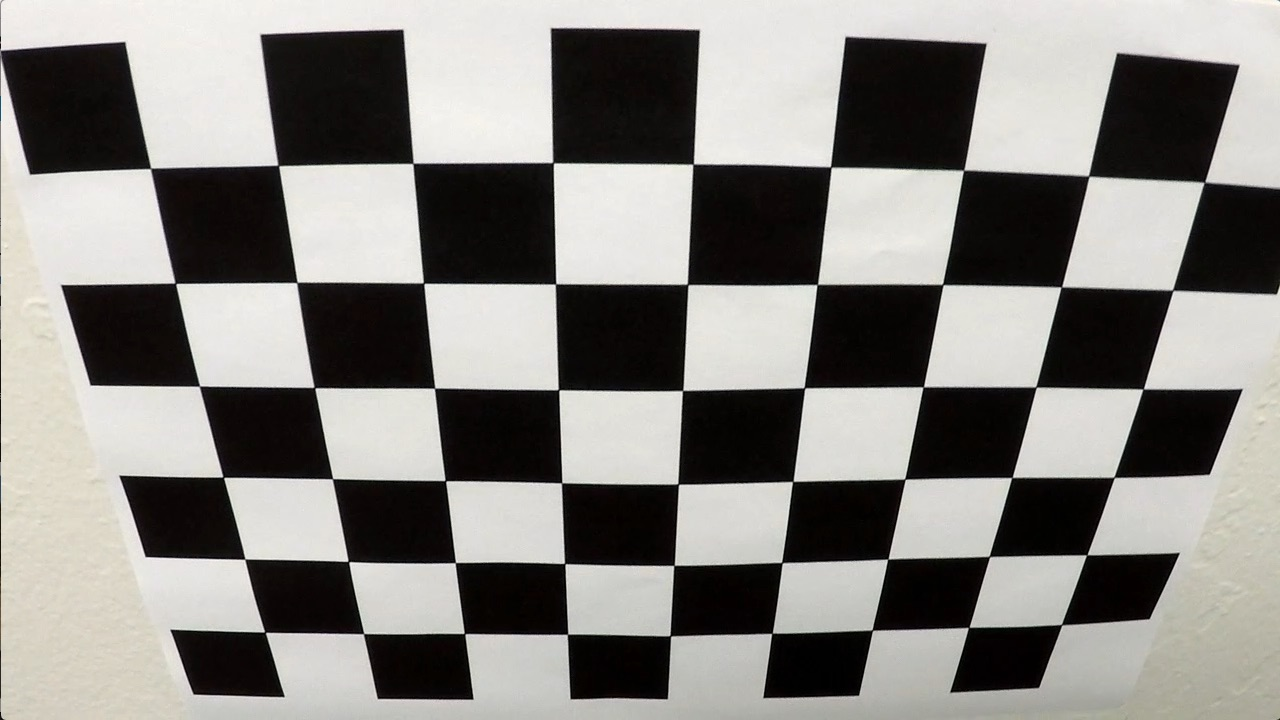
#> input picture camera_cal/calibration2.jpg, 1280 x 720 px
$ jupyter execute --allow-errors Lane_detection_pipline.ipynb   (shell and % lines are left out)
#> lines starting #> are read from the running program, lines starting #| are printed output that depends on the picture; after the words box and inside, x2 and y2 are one past the last pixel; in counts of white or black regions, pixels touching at a corner belong together
[cell 1]
# IMPORT relevant modules
import matplotlib.pyplot as plt
import matplotlib.image as mpimg
import numpy as np
import cv2
import glob
import time
import os
import logging
import argparse
import sys
import math
import imageio
from moviepy.editor import VideoFileClip
from IPython.display import HTML
#imageio.plugins.ffmpeg.download()


PREV_LEFT_SLOPE = 0
PREV_RIGHT_SLOPE = 0
PREV_LEFT_POINTS = [0,0,0]
PREV_RIGHT_POINTS = [0,0,0]

def reset_vars():
    global PREV_LEFT_SLOPE
    global PREV_RIGHT_SLOPE
    global PREV_LEFT_POINTS
    global PREV_RIGHT_POINTS

    PREV_LEFT_SLOPE = 0
    PREV_RIGHT_SLOPE = 0
    PREV_LEFT_POINTS = [0,0,0]
    PREV_RIGHT_POINTS = [0,0,0]

[cell 2]
def camera_cal(folder,file,pattern_x,pattern_y,square_size):

    # pattern_x = 10
    # pattern_y = 7
    # square_size = 1

    pattern_size = (pattern_x -1, pattern_y - 1)
    pattern_points = np.zeros((np.prod(pattern_size), 3), np.float32)
    pattern_points[:, :2] = np.indices(pattern_size).T.reshape(-1, 2)
    pattern_points *= square_size

    obj_points = []
    img_points = []
    h, w = 0, 0
    img_names_undistort = []

    # create image list
    images = glob.glob('./'+folder+'/'+file+'*'+'.jpg')
    out_path = glob.glob('./'+folder+'/')
    out = False

    for fn in images:
        #print('processing %s... ' % fn, end='')
        img = cv2.imread(fn)
        if img is None:
            #print("Failed to load", fn)
            continue
        h, w = img.shape[:2]
        gray = cv2.cvtColor(img,cv2.COLOR_BGR2GRAY)

        ret, corners = cv2.findChessboardCorners(gray, pattern_size)
        if ret:
            term = (cv2.TERM_CRITERIA_EPS + cv2.TERM_CRITERIA_COUNT, 30, 0.1)
            cv2.cornerSubPix(gray, corners, (5, 5), (-1, -1), term)
            img_points.append(corners)
            #.reshape(-1, 2)
            obj_points.append(pattern_points)

        if out:
            cv2.drawChessboardCorners(vis, pattern_size, corners, found)
            outfile = glog.glob(out_path+file+'_chess.png')
            cv2.imwrite(outfile, vis)
            if found:
                img_names_undistort.append(outfile)
        if not ret:
            #print('chessboard not found')
            continue

    #print('ok')

    # calculate camera distortion
    rms, camera_matrix, dist_coefs, rvecs, tvecs = cv2.calibrateCamera(obj_points, img_points, (w, h), None, None)

    # [4 lines of commented-out code are left out]

    return(camera_matrix,dist_coefs)

def undistort_1(image, camera_matrix, dist_coefs):
    image = cv2.undistort(image,camera_matrix,dist_coefs)
    return(image)

def undistort_2(image,camera_matrix, dist_coefs):
    h,w =image.shape[:2]
    newcameramtx, roi = cv2.getOptimalNewCameraMatrix(camera_matrix, dist_coefs, (w, h), 1, (w, h))
    undst = cv2.undistort(image, camera_matrix, dist_coefs, None, newcameramtx)
    x, y, w, h = roi
    undst = undst[y:y+h, x:x+w]
    return(undst)

[cell 3]
# CALL CAMERA CALIBRATION FUNCTION
camera_matrix, dist_coefs = camera_cal('camera_cal','calibration',10,7,1)
#> in camera_cal, img is the input picture: shape (720, 1280, 3); mean B, G, R 128.5, 132.4, 134.4
#> in camera_cal, `ret, corners = cv2.findChessboardCorners(gray, pattern_size)`: ret = True; corners = 54 rows, first 8: [150.6, 168.4], [278.3, 165.4], [412.9, 163.5], [553, 162.6], [693.2, 164.2], [830.6, 166.9], [963.5, 170.4], [1088.6, 176.1]
#> in camera_cal, `rms, camera_matrix, dist_coefs, rvecs, tvecs = cv2.calibrateCamera(obj..`: rms = 0.87; camera_matrix = [[789.5, 0, 646.7], [0, 757.7, 209.8], [0, 0, 1]]; dist_coefs = [[-0.159, 0.0709, 0.0216, 0.00271, -0.00392]]; rvecs = ([0.402, -0.0326, 0.0155],); tvecs = ([-3.67, -0.374, 5.45],)
#> camera_matrix = [[789.5, 0, 646.7], [0, 757.7, 209.8], [0, 0, 1]]; dist_coefs = [[-0.159, 0.0709, 0.0216, 0.00271, -0.00392]]

[cell 4]
# TEST DISTORTION CORRECTION

distorted_image = mpimg.imread("./camera_cal/calibration2.jpg")
corrected1 = undistort_1(distorted_image, camera_matrix, dist_coefs)
corrected2 = undistort_2(distorted_image, camera_matrix, dist_coefs)
#> in undistort_2, `newcameramtx, roi = cv2.getOptimalNewCameraMatrix(camera_matrix, dist_..`: newcameramtx = [[707.3, 0, 653.3], [0, 697.7, 233.5], [0, 0, 1]]; roi = (27, 34, 1227, 675)
#> in undistort_2, `undst = cv2.undistort(image, camera_matrix, dist_coefs, None, newcamer..`:
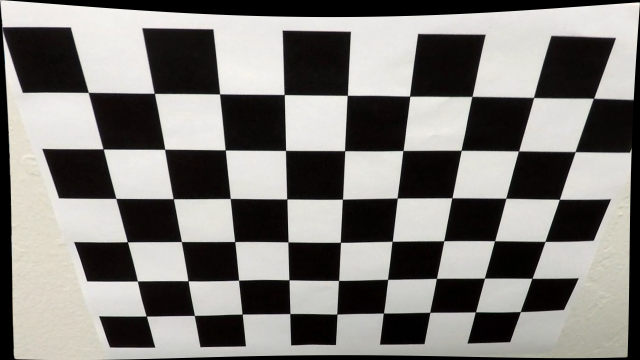
#> undst: shape (720, 1280, 3) (shown at 1/2 size); mean R, G, B 127, 125.1, 121.5
#> in undistort_2, `x, y, w, h = roi`: x = 27; y = 34; w = 1227; h = 675


#> (the rest of this cell did not finish here and is left out)

[cell 5]
def warper(image, src, dst):

    # Compute and apply perpective transform
    img_size = (image.shape[1], image.shape[0])
    M = cv2.getPerspectiveTransform(src, dst)
    warped = cv2.warpPerspective(image, M, img_size, flags=cv2.INTER_NEAREST)  # keep same size as input image

    return warped

[cell 6]
# [12 lines left out: function illuminationHSV, not called in this run]

def pre_process_canny(image):
    """
    Takes in an image and uses Canny Edge Detection
    """
    # PARAMETERS
    imshape = image.shape
    kernel_size = 5
    sigma_x = 5
    sigma_y = 30
    low_canny_threshold = 25
    high_canny_threshold = low_canny_threshold * 3


    # GRAYSCALE
    gray = cv2.cvtColor(image, cv2.COLOR_BGR2GRAY)
    #gray = illuminationHSV(image)

    #equalize HIST
    #gray2 = cv2.equalizeHist(gray)

    # GAUSSIAN BLUR
    smooth = cv2.GaussianBlur(gray, (kernel_size, kernel_size), sigma_x, sigma_y)

    # CANNY EDGES
    canny_edges = cv2.Canny(smooth, low_canny_threshold, high_canny_threshold)
    kernel = np.ones((5,5), np.uint8)
    edges = cv2.dilate(canny_edges, kernel, iterations=1)

    if len(np.nonzero(canny_edges)[0]) > 30000:
        edges = cv2.Canny(smooth, 75, 180, apertureSize=3)
    '''
    f, ((ax1, ax2)) = plt.subplots(1, 2, figsize=(12, 18))
    ax1.imshow(gray, cmap = 'Greys_r')
    ax1.set_title('grayscale', fontsize = 12)
    ax2.imshow(smooth, cmap = 'Greys_r')
    ax2.set_title('Gausian Blur', fontsize=12)
    '''

    return edges

[cell 7]
# [27 lines left out: function colorfilter, not called in this run]
'''
res = colorfilter(top_view)
plt.imshow(res,cmap = 'Greys_r')
'''

[cell 8]
#can_frm = pre_process_canny(undst)
#plt.imshow(can_frm,cmap='Greys_r')

[cell 9]
# [42 lines left out: function roi_mask, not called in this run]

[cell 10]
# line detection

def line_detect(roi_frm, prob_hough= True):

    h,w = roi_frm.shape   # height and width in pixels

    rho = 1             # distance resolution in pixels of the Hough grid
    theta = 1*np.pi/180 # angular resolution in radians of the Hough grid
    hough_threshold = 100      # minimum number of votes (intersections in Hough grid cell)
    min_line_length = 100 #minimum number of pixels making up a line
    max_line_gap = 15    # maximum gap in pixels between connectable line segments
    line_image = np.copy(orig_img)*0 # creating a blank to draw lines on

    #print(line_image.shape)


    # Run Probabilistic Hough Transform to extract line segments from Binary image.
    lines = cv2.HoughLinesP(roi_frm,rho,theta,hough_threshold,min_line_length,max_line_gap)

    #print('%d lines detect ...' % lines.shape[0],end='')

    y_max = h-20
    y_min = 0

    global PREV_LEFT_SLOPE, PREV_RIGHT_SLOPE, PREV_LEFT_POINTS, PREV_RIGHT_POINTS

    # DECLARE VARIABLES
    prev_weight = 0.9

    r_XY_arr = []
    r_Y_arr = []
    r_X_arr = []
    r_Slope_arr = []

    l_XY_arr = []
    l_Y_arr = []
    l_X_arr = []
    l_Slope_arr = []


    #print(' processing ...',end='')
    # Loop for every single line detected by Hough Transform

    for line in lines:
        for x1,y1,x2,y2 in line:
            dx = x2 - x1
            dy = y2 - y1
            slope, yint = np.polyfit((x1, x2), (y1, y2), 1)
            theta = np.abs(np.arctan2((y2-y1), (x2-x1)))
            angle = theta * (180/np.pi)
            #angle = np.arctan2(np.array(y2-y1,dtype=np.float32),np.array(x2-x1,dtype=np.float32)) * (180/np.pi)
            if abs(angle)>20:         #for removing horizontal lines
                #print (x1,y1,x2,y2,angle)
                #cv2.line(line_image,(x1,y1),(x2,y2),(0,255,0),2)
                # Right lane marking -> positive slope and in right half of the frame
                if x1 > 0.4*w and x2 > 0.4*w:
                    #print('right',x1,y1,x2,y2,angle)
                    r_Y_arr.extend([y1,y2])
                    r_X_arr.extend([x1,x2])
                    #r_XY_arr = np.append(r_XY_arr,[[x1,x2],[y1,y2]],1)
                    r_Slope_arr.append(slope)
                    #cv2.line(line_image,(x1,y1),(x2,y2),(0,0,255),10)
                # left lane marking -> negative slope and in left half of the frame
                elif x1 < 0.6*w and x2 < 0.6*w:
                    #print('left',x1,y1,x2,y2,angle)
                    l_Y_arr.extend([y1,y2])
                    l_X_arr.extend([x1,x2])
                    #l_XY_arr = np.append(l_XY_arr,[[x1,x2],[y1,y2]],1)
                    l_Slope_arr.append(slope)
                    #cv2.line(line_image,(x1,y1),(x2,y2),(0,0,255),10)

    r_XY_arr = np.array((r_X_arr, r_Y_arr))
    l_XY_arr = np.array((l_X_arr, l_Y_arr))
    data_lanes = np.array((l_Slope_arr,r_Slope_arr,l_XY_arr,r_XY_arr))

    # DRAW RIGHT LANE LINE
    if r_Y_arr:
        r_ind = r_Y_arr.index(min(r_Y_arr))
        r_x1 = r_X_arr[r_ind]
        r_y1 = r_Y_arr[r_ind]
        r_slope = np.median(r_Slope_arr)
        #print('R_slope=',r_slope)

        r_x_min = np.min(r_X_arr)
        r_x_max = np.max(r_X_arr)
        r_y_min = np.min(r_Y_arr)
        r_y_max = np.max(r_Y_arr)

        cv2.rectangle(line_image, (r_y_min,r_x_min-10), (r_y_max,r_x_max+10), [255,255,255], 10)

        #UPDATE SLOPE
        if PREV_RIGHT_SLOPE !=0:
            r_slope = r_slope + (PREV_RIGHT_SLOPE - r_slope) * prev_weight

        if r_slope < 0.15:
            r_x2 = r_x1;
        else:
            r_x2 = int(r_x1 + (y_max - r_y1) / r_slope)

        print('r_x2=',r_x2)

        # UPDATE REST OF THE COORDINATES
        if PREV_RIGHT_SLOPE !=0:
            r_x1 = int(r_x1 + (PREV_RIGHT_POINTS[0] - r_x1) * prev_weight)
            r_y1 = int(r_y1 + (PREV_RIGHT_POINTS[1] - r_y1) * prev_weight)
            r_x2 = int(r_x2 + (PREV_RIGHT_POINTS[2] - r_x2) * prev_weight)

        PREV_RIGHT_SLOPE = r_slope
        PREV_RIGHT_POINTS = [r_x1, r_y1, r_x2]
        print('Right',r_x1, r_y1, r_x2, y_max,r_slope)
        cv2.line(line_image, (r_x1, r_y1), (r_x2, y_max), (255,0,0), 15)
    else:
        print('No Right Lane!!!')


    # DRAW LEFT LANE LINE
    if l_Y_arr:
        l_ind = l_Y_arr.index(min(l_Y_arr))
        #l_ind = l_X_arr.index(max(l_X_arr))
        l_x1 = l_X_arr[l_ind]
        l_y1 = l_Y_arr[l_ind]
        #l_slope = np.median(l_Slope_arr)
        l_slope = np.average(l_Slope_arr)
        #print('l_slope=',l_slope)
        if PREV_LEFT_SLOPE !=0:
            l_slope = l_slope + (PREV_LEFT_SLOPE - l_slope) * prev_weight

        if l_slope < 0.15:
            l_x2 = l_x1
        else:
            l_x2 = int(l_x1 + (y_max - l_y1) / l_slope)

        print('l_x2=',l_x2)

        if PREV_LEFT_SLOPE !=0:
            l_x1 = int(l_x1 + (PREV_LEFT_POINTS[0] - l_x1) * prev_weight)
            l_y1 = int(l_y1 + (PREV_LEFT_POINTS[1] - l_y1) * prev_weight)
            l_x2 = int(l_x2 + (PREV_LEFT_POINTS[2] - l_x2) * prev_weight)

        PREV_LEFT_SLOPE = l_slope
        PREV_LEFT_POINTS = [l_x1, l_y1, l_x2]
        print('Left' ,l_x1, l_y1, l_x2, y_max,l_slope)
        cv2.line(line_image, (l_x1, l_y1), (l_x2, y_max), (255,0,0), 15)
    else:
        print('No Left Lane !!!')

    return(line_image,data_lanes)

[cell 11]
'''
# Create a "color" binary image to combine with line image
#color_edges = np.dstack((line_image, line_image, line_image))
line_image, data_lanes = line_detect(roi_frm, prob_hough= True)

# Draw the lines on the edge image
combo = cv2.addWeighted(line_image, 0.8, undst, 1, 0)
plt.imshow(combo)
'''

[cell 12]
## SELECTING POINTS BASED ON SLOPES
# [38 lines left out: function process_slopes, not called in this run]

[cell 13]
# [72 lines left out: function ransac, not called in this run]

[cell 14]
# PIPELINE
def pipeline(image,camera_matrix, dist_coefs, src, dst):
    print('Pipeline initiated ...')
    reset_vars()

    frame = np.copy(image)
    #orig_img = mpimg.imread(path)
    img_size = frame.shape

    corrected_img = undistort_1(frame, camera_matrix, dist_coefs)
    print('Distortion corrected')

    top_view = warper(corrected_img,src,dst)
    canny_edges = pre_process_canny(top_view)
    #lane_pixels = colorfilter(top_view)
    #roi_frm = roi_mask(canny_edges)

    print('Edges Detected')

    #print(canny_edges.dtype)
    #print(lane_pixels.dtype)
    hough_input = canny_edges #+lane_pixels

    line_image, data_lanes = line_detect(hough_input,True)

    print('Hough lines found')

    # Draw the lines on the edge image
    combo = cv2.addWeighted(line_image, 0.9, top_view, 1, 0)

    dist_view = warper(line_image,dst,src)
    # Draw the lines on the edge image
    combo_2 = cv2.addWeighted(dist_view, 0.9, corrected_img, 1, 0)

    print('... Pipeline complete!')

    # plt.imshow(roi_frm,cmap='Greys_r')

    f, ((ax1, ax2, ax3, ax4, ax5)) = plt.subplots(5, 1, figsize=(12, 18))
    ax1.imshow(orig_img)
    ax1.set_title('original image', fontsize = 12)
    ax2.imshow(top_view)
    ax2.set_title('IPM', fontsize=12)
    ax3.imshow(hough_input, cmap = 'Greys_r')
    ax3.set_title('Edges', fontsize=12)
    ax4.imshow(combo)
    ax4.set_title('Hough line', fontsize=12)
    ax5.imshow(combo_2)
    ax5.set_title('Hough line unwarped', fontsize=12)


    return(combo_2)

[cell 15]
# PARAMETERS

#path = glob.glob('./'+'test_images'+'/'+'test6.jpg')
path = '/Users/enterprise/Dev/Git/Lane-Detection/test_images/test6.jpg'

cal_images_path = 'camera_cal'
test_images_path = glob.glob('test_images/*.jpg')
output_image_path = 'output_images/Run_'
output_video_path = 'output_videos/Run_'


orig_img = mpimg.imread(path)
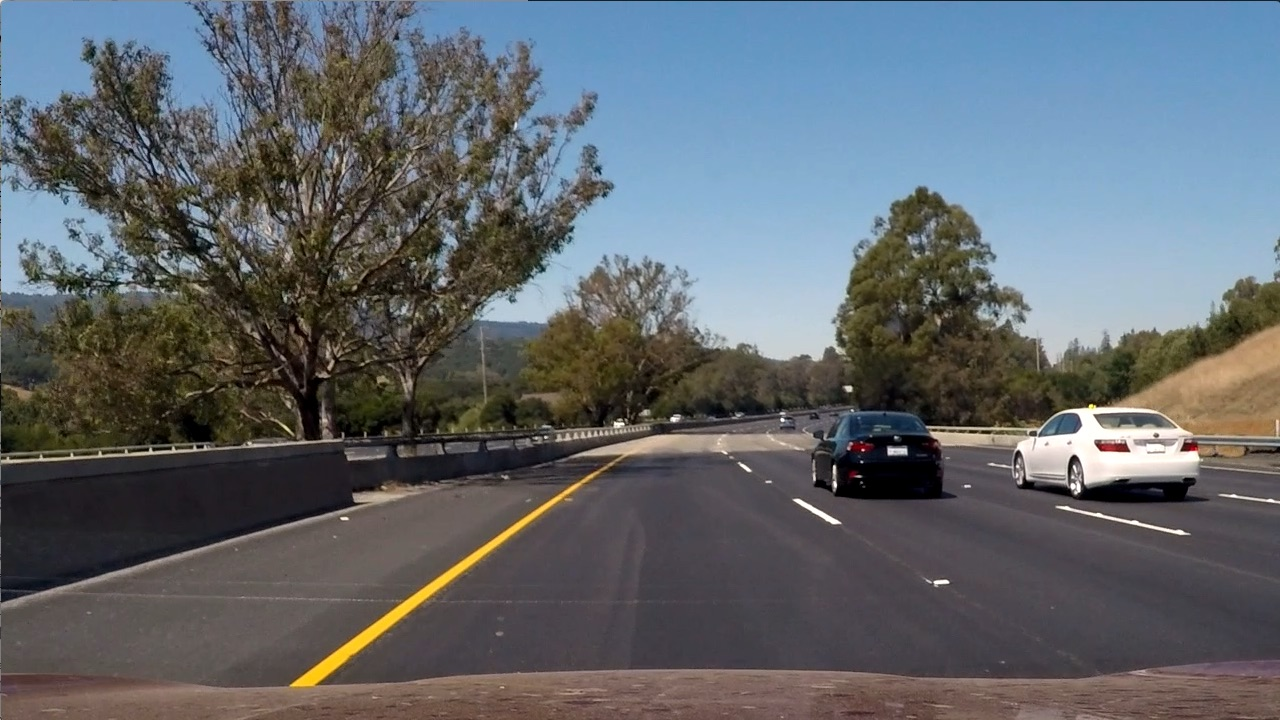
#> input picture test_images/test6.jpg, 1280 x 720 px, found by its file name
#> orig_img is the input picture: shape (720, 1280, 3); mean R, G, B 97, 102.6, 107.9
plt.imshow(orig_img)
#> (this line was passed over: IPython is not available in this run)
#printing out some stats and plotting
#img_size = orig_img.shape
#print('This image is:', type(orig_img), 'with dimesions:', img_size)


src =  np.float32([[260,680],[1045,680],[540,490],[750,490]])
dst = np.float32([[300,700],[1100,700],[300,50],[1100,50]])

#> (a cell that did not finish here is left out)

#> in pre_process_canny, `canny_edges = cv2.Canny(smooth, low_canny_threshold, high_canny_thresh..`:
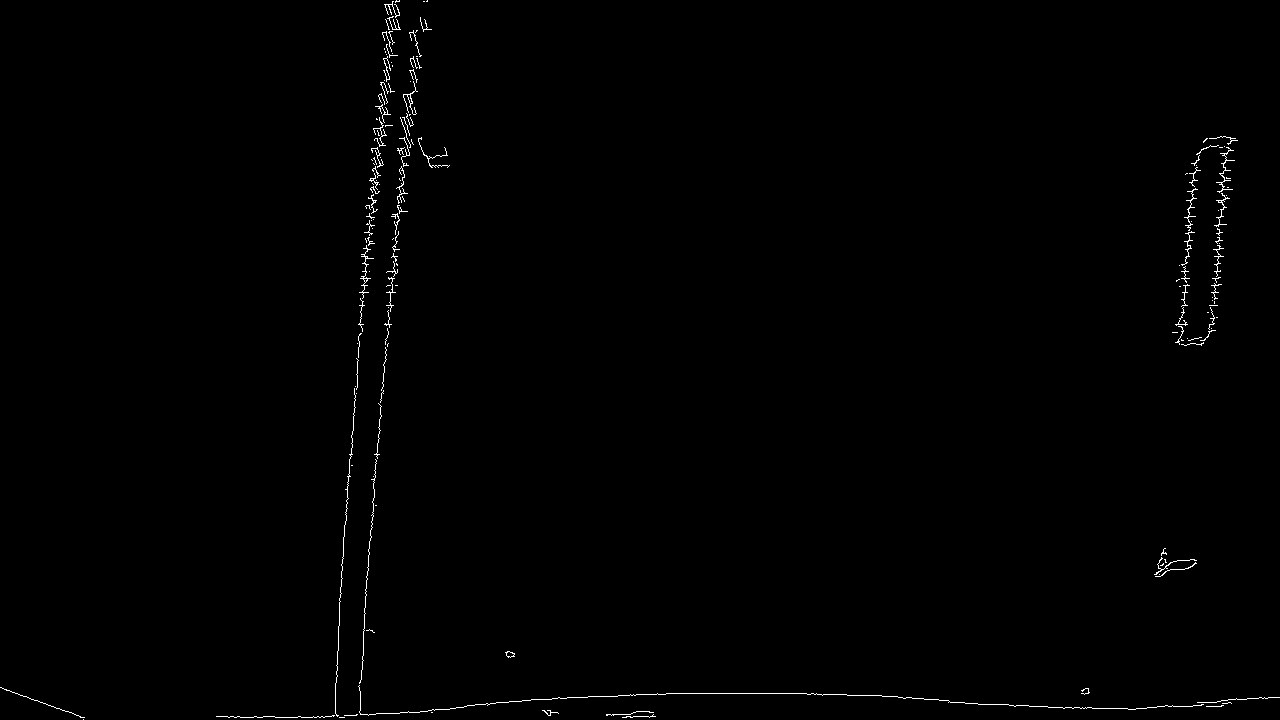
#> canny_edges: shape (720, 1280); 0.55% white in thin lines or dots
#> in line_detect, `lines = cv2.HoughLinesP(roi_frm,rho,theta,hough_threshold,min_line_len..`: lines = 194 rows, first 6: [391, 259, 392, 243], [363, 602, 407, 92], [358, 698, 376, 487], [336, 642, 359, 368], [361, 642, 409, 91], [359, 367, 361, 339]
#> the loop in line_detect, `for line in lines:` made 194 passes
#> after the loop in line_detect, `for line in lines:`: l_Slope_arr = 89 values, max -8 at index 49, min -26 at index 47, mean -13.84; l_X_arr = 178 values, max 425 at index 145, min 333 at index 72, mean 381.5; l_Y_arr = 178 values, max 717 at index 14, min 0 at index 21, mean 261.9; r_Slope_arr = 36 values, max 0.0914 at index 30, min -30 at index 34, mean -13.29; r_X_arr = 72 values, max 1232 at index 57, min 1157 at index 70, mean 1196.4; r_Y_arr = 72 values, max 578 at index 22, min 135 at index 1, mean 296.8
plt.imshow(output)

[cell 17]
# Test Images

camera_matrix, dist_coefs = camera_cal('camera_cal','calibration',10,7,1)
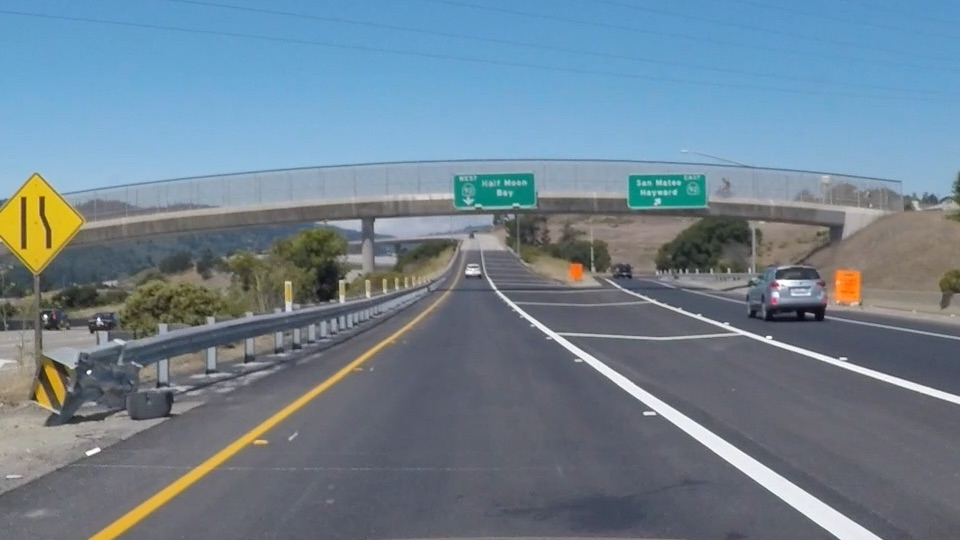
#> input picture test_images/exit-ramp.jpg, 960 x 540 px
#> further down, img is the input picture: shape (540, 960, 3); mean R, G, B 111.3, 130.2, 144.4

#fig, axs = plt.subplots(6,2, figsize=(12, 18), facecolor='w', edgecolor='k')
#axs = axs.ravel()

# create image list
#> (the rest of this cell did not finish here and is left out)

#> in warper (call 2), `warped = cv2.warpPerspective(image, M, img_size, flags=cv2.INTER_NEARE..`:
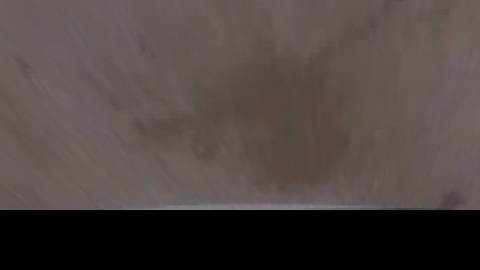
#> warped: shape (540, 960, 3) (shown at 1/2 size); mean of channels 0, 1, 2 66.2, 68.5, 78.1; drawn as B, G, R
#> in pre_process_canny (call 2), `edges = cv2.dilate(canny_edges, kernel, iterations=1)`:
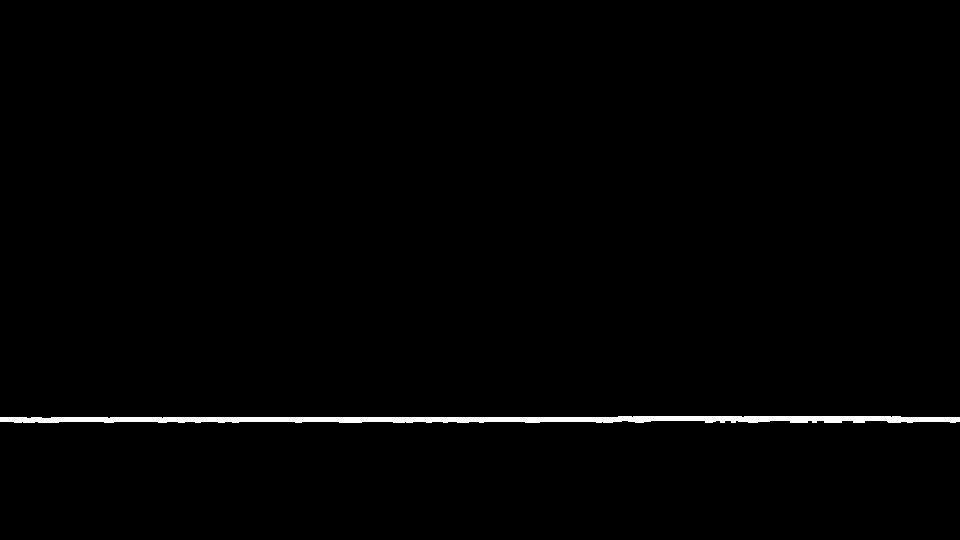
#> edges: shape (540, 960); 1% white; 1 white region, box (x1, y1, x2, y2) and area: (0, 416, 960, 423) 5237
#> the loop in line_detect (call 2), `for line in lines:` made 10 passes
#> line on passes 1 to 8: [[0, 419, 959, 419]], [[163, 417, 959, 417]], [[0, 418, 959, 418]], [[0, 421, 621, 421]], [[0, 420, 959, 420]], [[633, 416, 741, 416]], [[38, 422, 58, 422]], [[339, 422, 361, 422]]
    print('ok',ind)
    #plt.imshow(result)
    #'''
    fig, ((axs1, axs2)) = plt.subplots(1,2, figsize=(12, 18), facecolor='w', edgecolor='k')
    axs1.imshow(img)
    axs1.set_title('Test', fontsize = 12)
    axs2.imshow(output)
    axs2.set_title('Output', fontsize = 12)
    plt.show()
    #'''
    result = None
